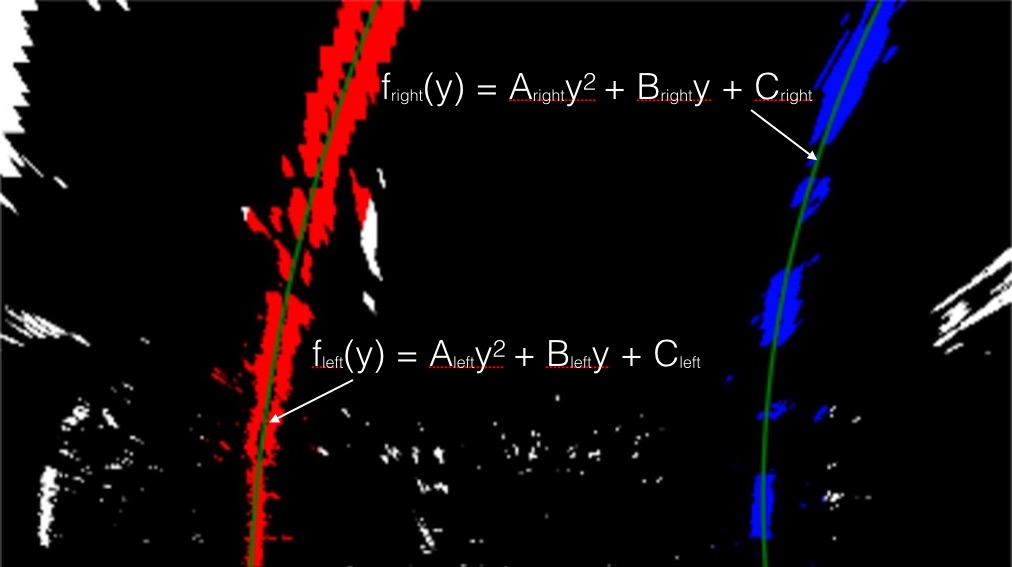
#> input picture examples/color_fit_lines.jpg, 1012 x 567 px
$ python -i utility.py   (imports and definitions only)   (older library calls are emulated)
#> lines starting #> are read from the running program, lines starting #| are printed output that depends on the picture; after the words box and inside, x2 and y2 are one past the last pixel; in counts of white or black regions, pixels touching at a corner belong together
import numpy as np
import cv2
import matplotlib.pyplot as plt

saveplots = False
##########################################################################
# Define some general purpose utility helper functions
##########################################################################

# Mask an image by the polygon defined in vertices
def region_of_interest(img, vertices):
    mask = np.zeros_like(img)
    channel_count = img.shape[2]  # i.e. 3 or 4 depending on your image
    ignore_mask_color = (255,)*channel_count
    cv2.fillPoly(mask,  vertices, ignore_mask_color)
    masked_image = cv2.bitwise_and(img, mask)
    return masked_image

# draw lines on an image
def draw_lines(img, lines, color=[255, 0, 0], thickness=5):
    for line in lines:
        x1,y1,x2,y2 = line[0]
        cv2.line(img, (x1, y1), (x2, y2), color, thickness)

# compute the absolute value of gradient in x or y direction
def abs_sobel_thresh(image, orient, sobel_kernel, thresh):
    if(orient=='x'):
        sobel = cv2.Sobel(image, cv2.CV_64F, 1, 0, ksize=sobel_kernel) # Take the derivative in x
    elif(orient=='y'):
        sobel = cv2.Sobel(image, cv2.CV_64F, 0, 1, ksize=sobel_kernel) # Take the derivative in y
    abs_sobel = np.absolute(sobel)
    abs_sobel = np.uint8(255*abs_sobel/np.max(abs_sobel))

    sbinary = np.zeros_like(abs_sobel)
    sbinary[(abs_sobel >= thresh[0]) & (abs_sobel <= thresh[1])] = 1
    return sbinary

# compute the magnitude of the gradient
def mag_thresh(image, sobel_kernel, thresh):
    sobelx = cv2.Sobel(image, cv2.CV_64F, 1, 0, ksize=sobel_kernel) # Take the derivative in x
    sobely = cv2.Sobel(image, cv2.CV_64F, 0, 1, ksize=sobel_kernel) # Take the derivative in y
    mag_sobel = np.sqrt(sobelx**2 + sobely**2)
    mag_sobel = np.uint8(255*mag_sobel/np.max(mag_sobel))
    mag_binary = np.zeros_like(mag_sobel)
    mag_binary[(mag_sobel >= thresh[0]) & (mag_sobel <= thresh[1])] = 1
    return mag_binary

# compute the direction of the gradient
def dir_thresh(image, sobel_kernel, thresh):
    sobelx = np.absolute(cv2.Sobel(image, cv2.CV_64F, 1, 0, ksize=sobel_kernel)) # Take the derivative in x
    sobely = cv2.Sobel(image, cv2.CV_64F, 0, 1, ksize=sobel_kernel) # Take the derivative in y
    dir_sobel = np.arctan2(sobely,sobelx)
    dir_binary = np.zeros_like(dir_sobel)
    dir_binary[(dir_sobel >= thresh[0]) & (dir_sobel <= thresh[1])] = 1
    return dir_binary

# threshold an image using hsv values
def col_hsvthresh(image):
    hsv = cv2.cvtColor(image, cv2.COLOR_RGB2HSV).astype(np.float)
    h = hsv[:,:,0]
    s = hsv[:,:,1]
    v = hsv[:,:,2]
    hsv_binary = np.zeros_like(v)
    hsv_binary[(h<60) | (h<50) | (v >=130) ] = 1
    if(saveplots):
        plt.figure(800)
        for ii in range(3):
            plt.subplot(2,2,ii+1)
            plt.imshow(hsv[:,:,ii])
            plt.title("hsv %d" % ii)
            plt.colorbar()
        plt.subplot(2,2,4)
        plt.imshow(np.uint8(hsv_binary)*255)
        plt.title("HSV combined")
        plt.savefig("output_images/hsv_combined.png")
        # plt.close()
    return hsv_binary

# threshold an image using rgb values
def col_rgbthresh(rgb):
    r = rgb[:,:,0]
    g = rgb[:,:,1]
    b = rgb[:,:,2]
    rgb_binary = np.zeros_like(r)
    rgb_binary[(r >= 140)
                | (g >= 90)
                | (b >= 140) ] = 1
    if(saveplots):
        plt.figure(900)
        for ii in range(3):
            plt.subplot(2,2,ii+1)
            plt.imshow(rgb[:,:,ii])
            plt.title("rgb %d" % ii)
            plt.colorbar()
        plt.subplot(2,2,4)
        plt.imshow(np.uint8(rgb_binary)*255)
        plt.title("RGB combined")
        plt.savefig("output_images/rgb_combined.png")
        # plt.close()
    return rgb_binary

# threshold an image on color using rgb and hasv spaces
def colorThreshold(img):
    hsv = col_hsvthresh(img)
    rgb = col_rgbthresh(img)
    combined = np.zeros_like(hsv)
    combined[ (hsv==1) & (rgb == 1) ] = 1
    return combined

# threshold an rgb image using gradients in the s channel
def gradientThreshold(img, kernelsize):
    imy = img.shape[0]
    imx = img.shape[1]
    hls = cv2.cvtColor(img, cv2.COLOR_RGB2HLS).astype(np.float)
    s_channel = hls[:,:,2]
    gradx = abs_sobel_thresh(s_channel, orient='x', sobel_kernel=kernelsize, thresh=(8, 255))
    grady = abs_sobel_thresh(s_channel, orient='y', sobel_kernel=kernelsize, thresh=(8, 255))
    mag_binary = mag_thresh(s_channel, sobel_kernel=kernelsize, thresh=(5, 255))
    slope = 0.5
    dir_binary = dir_thresh(s_channel, sobel_kernel=kernelsize, thresh=(-slope*np.pi, slope*np.pi))
    combined = np.zeros_like(dir_binary)
    combined[((gradx == 1) & (grady == 1)) | ((mag_binary == 1) & (dir_binary == 1))] = 1
    # Remove hood points with spatial filter
    combined[650:imy,350:1000] = 0
    vertices = np.array([[(320,imy),(320, 0), (930, 0), (930,imy)]], dtype=np.int32)
    cv2.fillPoly(combined,  vertices, 0)

    if(saveplots):
        plt.figure(1300)
        plt.subplot(2,2,1)
        plt.imshow(np.uint8(gradx)*255)
        plt.title("gradx")
        plt.colorbar()
        plt.subplot(2,2,2)
        plt.imshow(np.uint8(grady)*255)
        plt.title("grady")
        plt.colorbar()
        plt.subplot(2,2,3)
        plt.imshow(np.uint8(mag_binary)*255)
        plt.title("mag_binary")
        plt.colorbar()
        plt.subplot(2,2,4)
        plt.imshow(np.uint8(combined)*255)
        plt.title("grad combined")
        plt.savefig("output_images/grad_combined.png")
        # plt.close()
    return combined

# combine the results of color and gradient thresholding
def colgradientThresholding(img):

    kernelsize = 3

    colpixels = colorThreshold(img)
    scaled_col = np.uint8(255*colpixels)

    if(saveplots):
        plt.figure(304)
        plt.imshow(scaled_col)
        plt.title("Color Thresholded")
        plt.savefig("output_images/color_threshold.png")
        # plt.close()

    grpixels = gradientThreshold(img,kernelsize)
    scaled_gr = np.uint8(255*grpixels)

    if(saveplots):
        plt.figure(305)
        plt.imshow(scaled_gr)
        plt.title("Gradient Thresholded")
        plt.savefig("output_images/gradient_threshold.png")
        # plt.close()

    combined_binary = np.zeros_like(colpixels)
    combined_binary[ (colpixels==1) & (grpixels == 1) ] = 1

    if(saveplots):
        plt.figure(306)
        plt.imshow(np.uint8(combined_binary)*255)
        plt.title("Combined Threshold")
        plt.savefig("output_images/combined_threshold.png")
        # plt.close()

    return combined_binary

>>> import cv2
>>> picture = cv2.cvtColor(cv2.imread('examples/color_fit_lines.jpg'), cv2.COLOR_BGR2RGB)
>>> result = colgradientThresholding(picture)
#> in col_hsvthresh, `h = hsv[:,:,0]`:
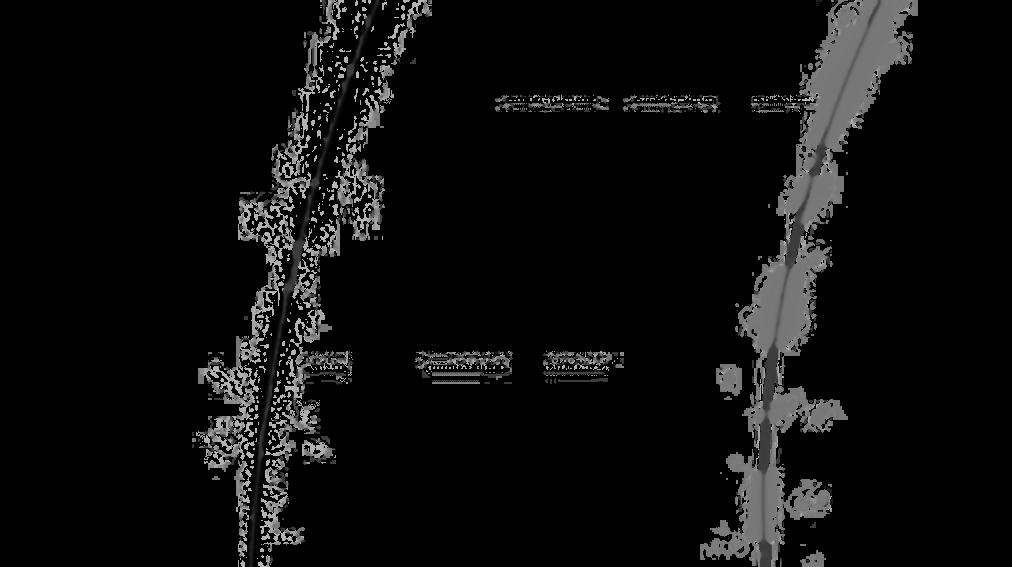
#> h: shape (567, 1012) float64; min 0, max 179, mean 13.1
#> in col_hsvthresh, `s = hsv[:,:,1]`:
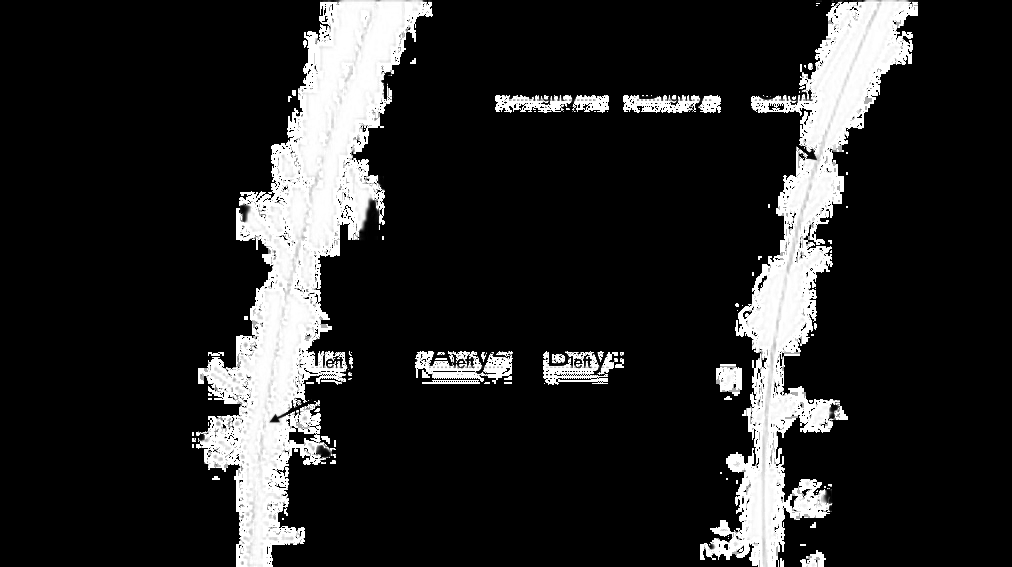
#> s: shape (567, 1012) float64; min 0, max 255, mean 38.2
#> in colorThreshold, `hsv = col_hsvthresh(img)`:
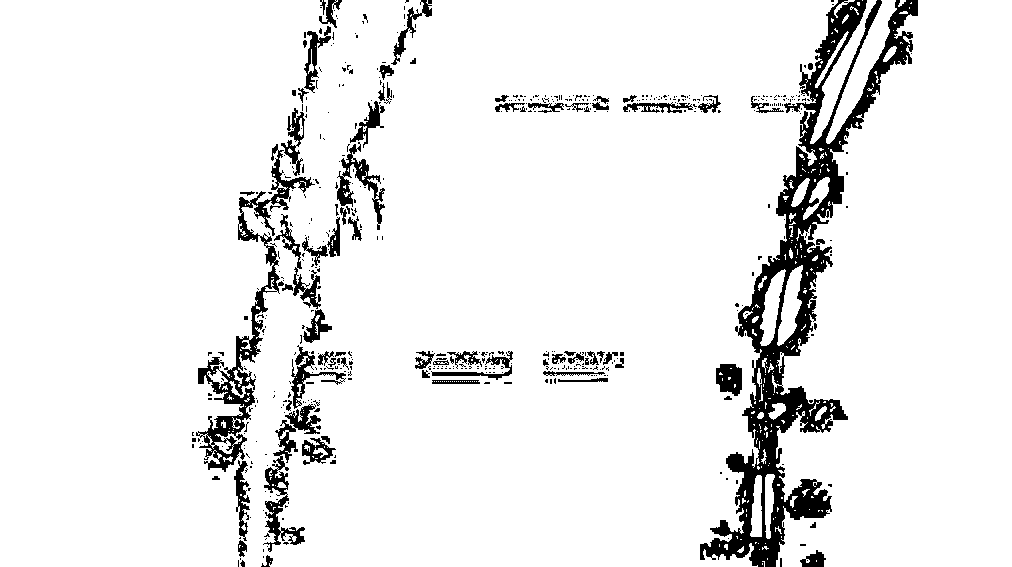
#> hsv: shape (567, 1012) float64; values 0 (black) and 1 (white), 92.3% white; 535 black regions (461 under 20 px), largest, box (x1, y1, x2, y2) and area: (700, 0, 918, 567) 22882, (196, 144, 315, 472) 5227, (263, 404, 321, 552) 2062
#> in colorThreshold, `rgb = col_rgbthresh(img)`: rgb: shape (567, 1012); values 0 (black) and 1 (white), 7.6% white; 334 white regions (199 under 20 px), largest, box (x1, y1, x2, y2) and area: (308, 0, 406, 248) 5727, (0, 0, 43, 178) 4161, (299, 0, 378, 177) 4156
#> in gradientThreshold, `hls = cv2.cvtColor(img, cv2.COLOR_RGB2HLS).astype(np.float)`:
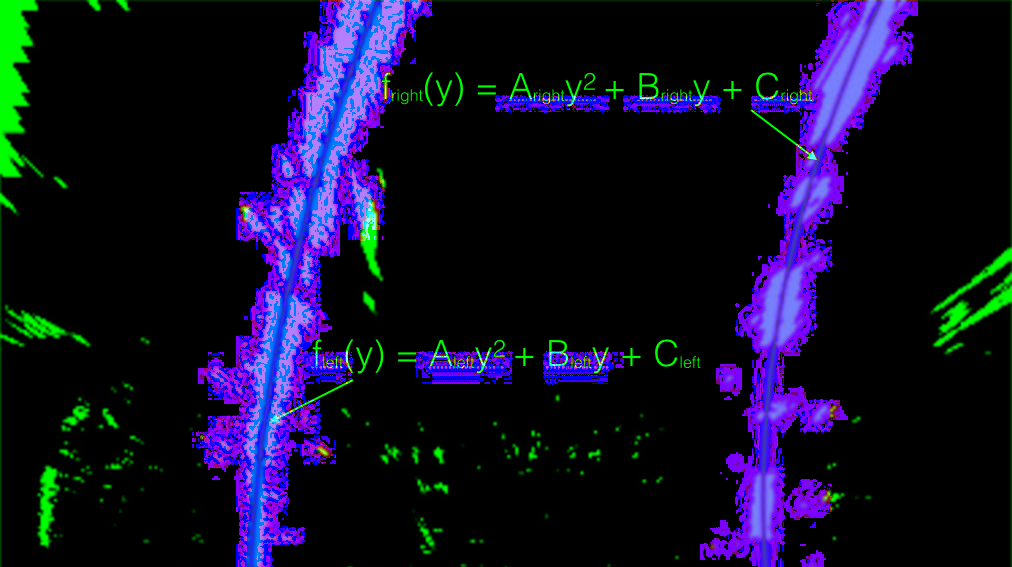
#> hls: shape (567, 1012, 3) float64; mean R, G, B 15.3, 13.6, 37.6
#> in gradientThreshold, `gradx = abs_sobel_thresh(s_channel, orient='x', sobel_kernel=kernelsiz..`: gradx: shape (567, 1012); values 0 (black) and 1 (white), 10.5% white; 431 white regions (345 under 20 px), largest, box (x1, y1, x2, y2) and area: (191, 0, 380, 567) 22124, (718, 0, 888, 567) 17935, (325, 122, 386, 257) 3203
#> in gradientThreshold, `grady = abs_sobel_thresh(s_channel, orient='y', sobel_kernel=kernelsiz..`: grady: shape (567, 1012); values 0 (black) and 1 (white), 9.2% white; 726 white regions (588 under 20 px), largest, box (x1, y1, x2, y2) and area: (251, 340, 354, 550) 6231, (191, 299, 269, 477) 4542, (235, 134, 341, 269) 4434
#> in gradientThreshold, `mag_binary = mag_thresh(s_channel, sobel_kernel=kernelsize, thresh=(5,..`:
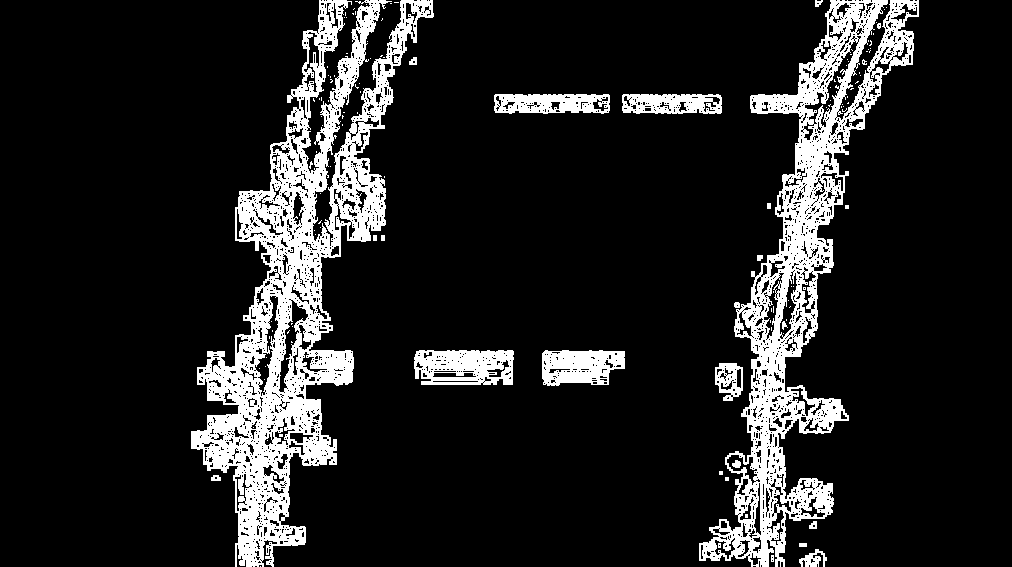
#> mag_binary: shape (567, 1012); values 0 (black) and 1 (white), 13.3% white; 128 white regions (107 under 20 px), largest, box (x1, y1, x2, y2) and area: (191, 0, 434, 567) 38102, (699, 0, 919, 567) 28147, (414, 350, 514, 385) 2771
#> in dir_thresh, `dir_sobel = np.arctan2(sobely,sobelx)`:
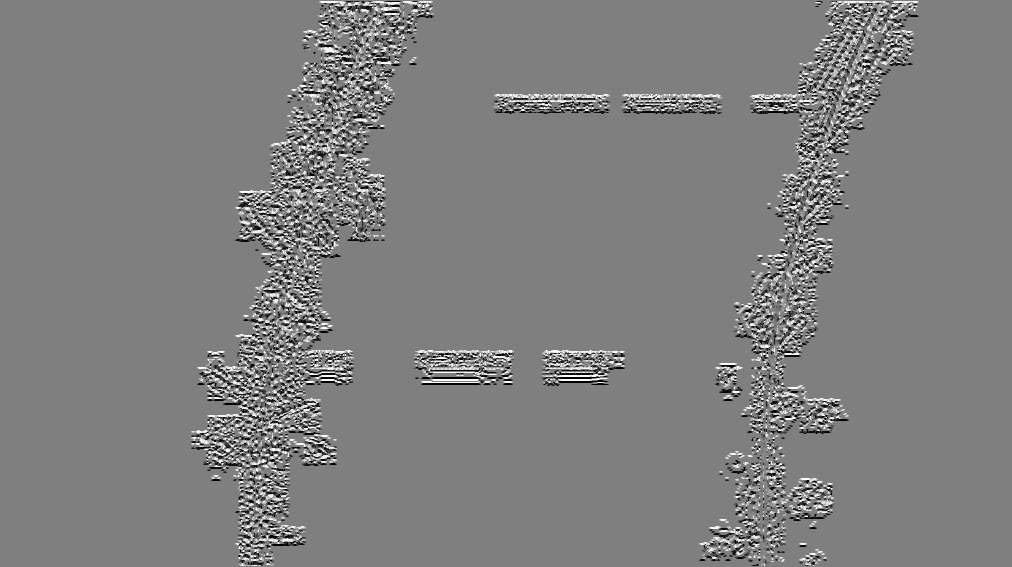
#> dir_sobel: shape (567, 1012) float64; min -1.57, max 1.57, mean 0.000443; drawn with min black and max white
#> in gradientThreshold, `dir_binary = dir_thresh(s_channel, sobel_kernel=kernelsize, thresh=(-s..`: dir_binary: shape (567, 1012) float64; every value is 1
#> in gradientThreshold, `cv2.fillPoly(combined,  vertices, 0)`: combined: shape (567, 1012) float64; values 0 (black) and 1 (white), 4.6% white; 26 white regions (23 under 20 px), largest, box (x1, y1, x2, y2) and area: (191, 0, 320, 567) 26016, (211, 475, 221, 481) 48, (314, 132, 320, 145) 46
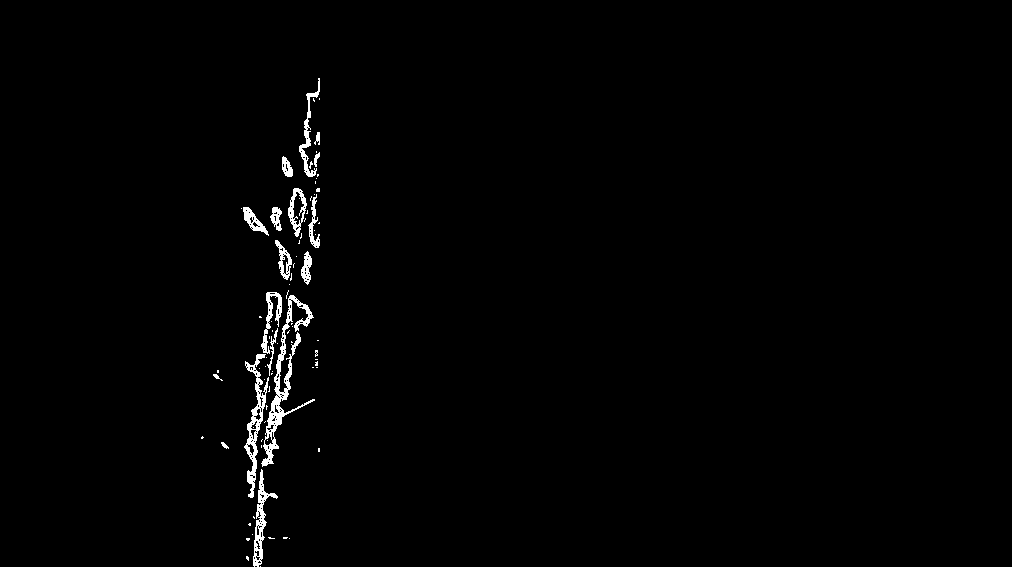
#> result: shape (567, 1012) float64; values 0 (black) and 1 (white), 1.1% white; 81 white regions (64 under 20 px), largest, box (x1, y1, x2, y2) and area: (261, 295, 315, 467) 1606, (244, 354, 269, 498) 993, (253, 469, 278, 567) 639
